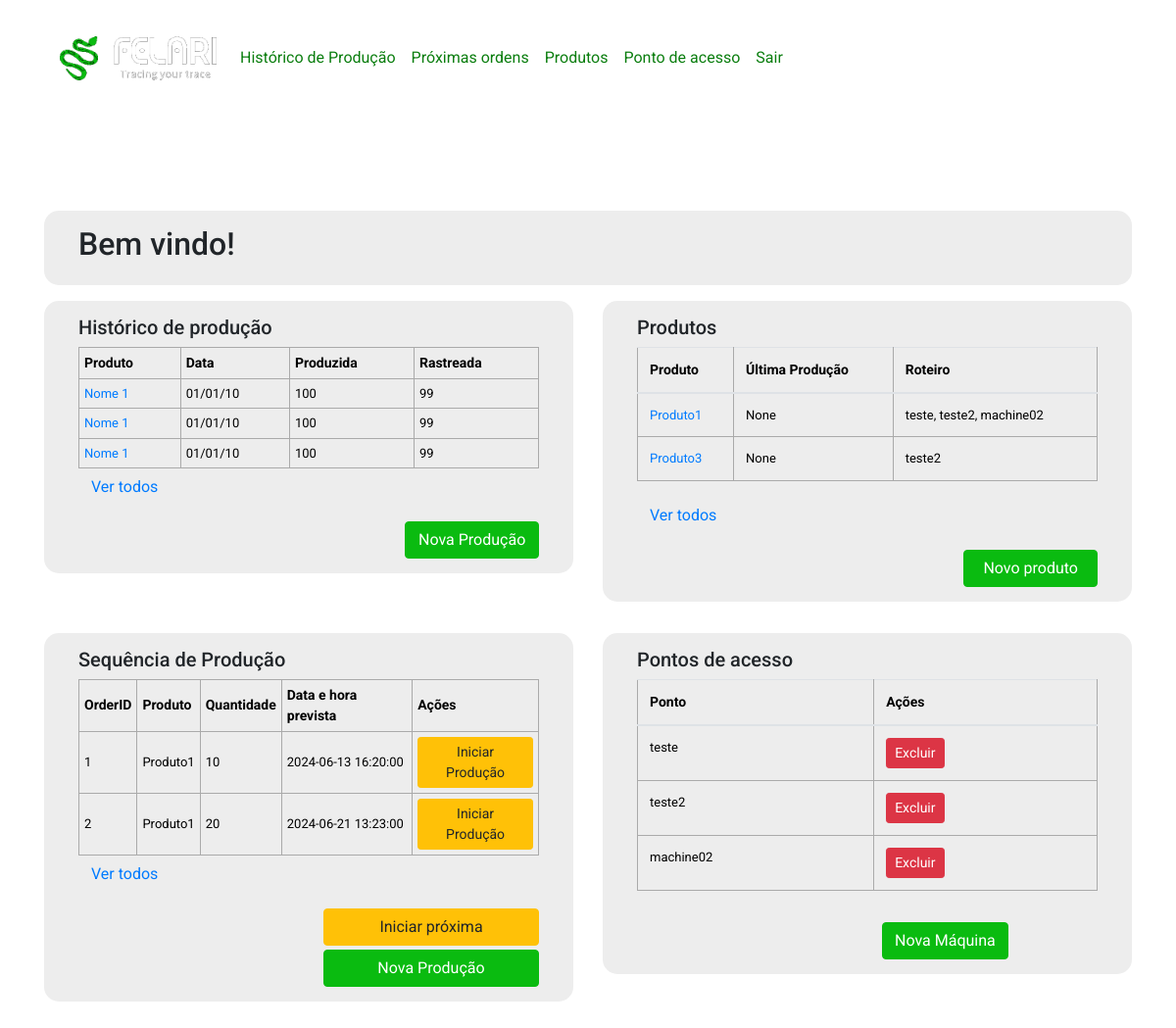
Screenshot of / (signed in) with the database file from the repository.
### app.py (models this page shows, shortened)
class Product(db.Model):
    id = db.Column(db.Integer, primary_key=True)
    nome = db.Column(db.String(100), nullable=False)
    ultima_producao = db.Column(db.DateTime)
    access_points = db.relationship('AccessPoint', secondary=products_access_points, backref=db.backref('products', lazy='dynamic'))

class OrdemProducao(db.Model):
    id = db.Column(db.Integer, primary_key=True)
    produto_id = db.Column(db.Integer, db.ForeignKey('product.id'), nullable=False)
    produto = db.relationship('Product', backref=db.backref('ordens_producao', lazy=True))
    quantidade = db.Column(db.Integer, nullable=False)
    data_prevista = db.Column(db.DateTime, nullable=False)

class AccessPoint(db.Model):
    id = db.Column(db.Integer, primary_key=True)
    name = db.Column(db.String(100), unique=True, nullable=False)

### app.py (the view, shortened to what this page needs)
@app.route('/', methods=['GET', 'POST'])
@login_required
def index():
    produtos = Product.query.join(Product.access_points).all()
    ordens = OrdemProducao.query.order_by(OrdemProducao.data_prevista).all()
    form = TaskForm()
    tasks = aFazer.query.order_by(aFazer.date_created).all()
    access_points = AccessPoint.query.all()
    return render_template('index.html', form=form, tasks=tasks, access_points=access_points, produtos=produtos, ordens=ordens)

### app.py (called while the page is built)
@login_manager.user_loader
def load_user(user_id):
    return User.query.get(int(user_id))

### templates/index.html (shortened to what this page needs)
{% extends 'base.html' %}
{% block body %}
<div class="inicio my-5 container">
    <div class="row">
        <div class="col-12">
            <div class="inicio-card">
                <h2>Bem vindo!</h2>
            </div>
        </div>
        <div class="col-12 col-md-6 my-3 h-100">
            <div class="inicio-card h-100">
                <h5>Histórico de produção</h5>
                <div class="table-responsive">
                    <table>
                        <thead>
                            <tr>
                                <th>Produto</th>
                                <th>Data</th>
                                <th>Produzida</th>
                                <th>Rastreada</th>
                            </tr>
                        </thead>
                        <tbody>
                            <tr>
                                <td><a href="#">Nome 1</a></td>
                                <td>01/01/10</td>
                                <td>100</td>
                                <td>99</td>
                            </tr>
                            <tr>
                                <td><a href="#">Nome 1</a></td>
                                <td>01/01/10</td>
                                <td>100</td>
                                <td>99</td>
                            </tr>
                            <tr>
                                <td><a href="#">Nome 1</a></td>
                                <td>01/01/10</td>
                                <td>100</td>
                                <td>99</td>
                            </tr>
                        </tbody>
                    </table>
                    <small>
                        <a class="btn btn-link" href="/pastProductions">Ver todos</a>
                    </small>
                </div>
                <div class="row mt-3">
                    <div class="col-8 col-md-6 col-lg-4 ml-auto">
                        <button class="btn btn-primary btn-block" data-toggle="modal" data-target="#modalNovaProducao">Nova Produção</button>
                    </div>
                </div>
            </div>
        </div>
        <div class="col-12 col-md-6 my-3 h-100">
            <div class="inicio-card h-100">
                <h5>Produtos</h5>
                <div class="table-responsive">
                    <table class="table">
                        <thead>
                            <tr>
                                <th>Produto</th>
                                <th>Última Produção</th>
                                <th>Roteiro</th>
                            </tr>
                        </thead>
                        <tbody>
                            {% if produtos %}
                                {% for produto in produtos[:4] %}
                                    <tr>
                                        <td><a href="{{ url_for('product', id=produto.id) }}">{{ produto.nome }}</a></td>
                                        <td>{{ produto.ultima_producao }}</td>
                                        <td>
                                            {% if produto.access_points %}
                                                {% set access_points_names = [] %}
                                                {% for access_point in produto.access_points %}
                                                    {% set _ = access_points_names.append(access_point.name) %}
                                                {% endfor %}
                                                {{ access_points_names | join(', ') }}
                                            {% else %}
                                                Sem roteiro definido
                                            {% endif %}
                                        </td>
                                    </tr>
                                {% endfor %}
                            {% else %}
                                <tr>
                                    <td colspan="3">Nenhum produto encontrado.</td>
                                </tr>
                            {% endif %}
                        </tbody>
                    </table>
                    <small>
                        <a class="btn btn-link" href="/products">Ver todos</a>
                    </small>
                </div>
                <div class="row mt-3">
                    <div class="col-8 col-md-6 col-lg-4 ml-auto">
                        <button class="btn btn-primary btn-block" data-toggle="modal" data-target="#modalNovoProduto">Novo produto</button>
                    </div>
                </div>
            </div>
        </div>
        <div class="col-12 col-md-6 my-3 h-100">
            <div class="inicio-card h-100">
                <h5>Sequência de Produção</h5>
                <div class="table-responsive">
                    <table>
                        <thead>
                            <tr>
                                <th>OrderID</th>
                                <th>Produto</th>
                                <th>Quantidade</th>
                                <th>Data e hora prevista</th>
                                <th>Ações</th>
                            </tr>
                        </thead>
                        <tbody>
                            {% for ordem in ordens %}
                            <tr>
                                <td>{{ ordem.id }}</td>
                                <td>{{ ordem.produto.nome }}</td>
                                <td>{{ ordem.quantidade }}</td>
                                <td>{{ ordem.data_prevista.strftime('%Y-%m-%d %H:%M:%S') }}</td>
                                <td>
                                    <form method="POST" action="{{ url_for('generate_serials', ordem_id=ordem.id) }}">
                                        <button type="submit" class="btn btn-warning btn-sm">Iniciar Produção</button>
                                    </form>
                                </td>
                            </tr>
                            {% endfor %}
                        </tbody>
                    </table>
                    <small>
                        <a class="btn btn-link" href="/nextOrders">Ver todos</a>
                    </small>
                </div>
                <div class="row mt-3">
                    <div class="col-12 col-md-8 col-lg-6 ml-auto">
                        <button class="btn btn-warning btn-block">Iniciar próxima</button>
                    </div>
                </div>
                <div class="row pt-1">
                    <div class="col-12 col-md-8 col-lg-6 ml-auto">
                        <button class="btn btn-primary btn-block" data-toggle="modal" data-target="#modalNovaProducao">Nova Produção</button>
                    </div>
                </div>
            </div>
        </div>
        <div class="col-12 col-md-6 my-3 h-100">
            <div class="inicio-card h-100">
                <h5>Pontos de acesso</h5>
                <div class="table-responsive">
                    <table class="table">
                        <thead>
                            <tr>
                                <th>Ponto</th>
                                <th>Ações</th>
                            </tr>
                        </thead>
                        <tbody>
                            {% for access_point in access_points %}
                            <tr>
                                <td>{{ access_point.name }}</td>
                                <td>
                                    <a href="#" class="btn btn-danger btn-sm">Excluir</a>
                                </td>
                            </tr>
                            {% endfor %}
                        </tbody>
                    </table>
                </div>
                <div class="row mt-3">
                    <div class="col-12 col-md-8 col-lg-6 ml-auto">
                        <a class="btn btn-primary" href="/create_access_point">
                            Nova Máquina
                        </a>
                    </div>
                </div>
            </div>
        </div>
    </div>
</div>
{% endblock %}

### templates/base.html (shortened to what this page needs)
<!DOCTYPE html>
<html lang="en">
<head>
    <link rel="stylesheet" href="{{ url_for('static', filename='css/main.css') }}">
<link rel="stylesheet" href="https://cdn.jsdelivr.net/npm/bootstrap@4.6.2/dist/css/bootstrap.min.css">
</head>
<body>
  {% if loginPage != True %}
        <div class="container navbarContainer py-md-4">
          <nav class="navbar navbar-expand-md">
            <a class="navbar-brand" href="/">
              <img src="../static/img/felariLogo.png" class="img-fluid" style="max-width: 160px;" />
            </a>
            <div class="collapse navbar-collapse" id="navbarNav">
              <ul class="navbar-nav">
                <li class="nav-item historico">
                  <a class="nav-link" href="/pastProductions">Histórico de Produção</a>
                </li>
                <li class="nav-item proximas">
                  <a class="nav-link" href="/nextOrders">Próximas ordens</a>
                </li>
                <li class="nav-item produtos">
                  <a class="nav-link" href="/products">Produtos</a>
                </li>
                <li class="nav-item pontoDeAcesso">
                  <a class="nav-link" href="/accessPoint">Ponto de acesso</a>
                </li>
                <li class="nav-item">
                  <a class="nav-link" href="/logout">Sair</a>
                </li>
              </ul>
            </div>
          </nav>
        </div>
    {% endif %}
    <div class="container pt-5">
    </div>
    {% block body %}
    {% endblock %}
</body>
</html>

### static/css/main.css (style rules this page uses)
:root { --verde: #0abb10; --verde-escuro: #0b7e0f; }
.btn-primary { background-color: var(--verde)!important; border-color: var(--verde)!important; }
.navbarContainer .nav-item .nav-link { color: var(--verde-escuro)!important; font-weight: 400; }
body { margin: 0; font-family: "Roboto", sans-serif!important; background-color: transparent!important; background-image: url('../img/common/background.jpg'); background-size: cover; background-position: center; }
table, td, th { border: 1px solid #aaa; }
table { border-collapse: collapse; width: 100%; }
th { height: 30px; padding: 5px; }
td { text-align: center; padding: 5px; }
.inicio .inicio-card { padding: 15px 35px; background-color: #ededed; border-radius: 15px; }
.inicio .inicio-card table { font-size: 13px; color: black; text-align: left; border: none; }
.inicio .inicio-card table th { font-size: 14px; font-weight: 700; }
.inicio .inicio-card table td { text-align: left; }

### rows the page displays
Product: nome "Produto1", ultima_producao "None", access_points_names "teste, teste2, machine02"
Product: nome "Produto3", ultima_producao "None", access_points_names "teste2"
OrdemProducao: id "1", produto.nome "Produto1", quantidade "10", data_prevista "2024-06-13 16:20:00"
OrdemProducao: id "2", produto.nome "Produto1", quantidade "20", data_prevista "2024-06-21 13:23:00"
AccessPoint: name "teste"
AccessPoint: name "teste2"
AccessPoint: name "machine02"
